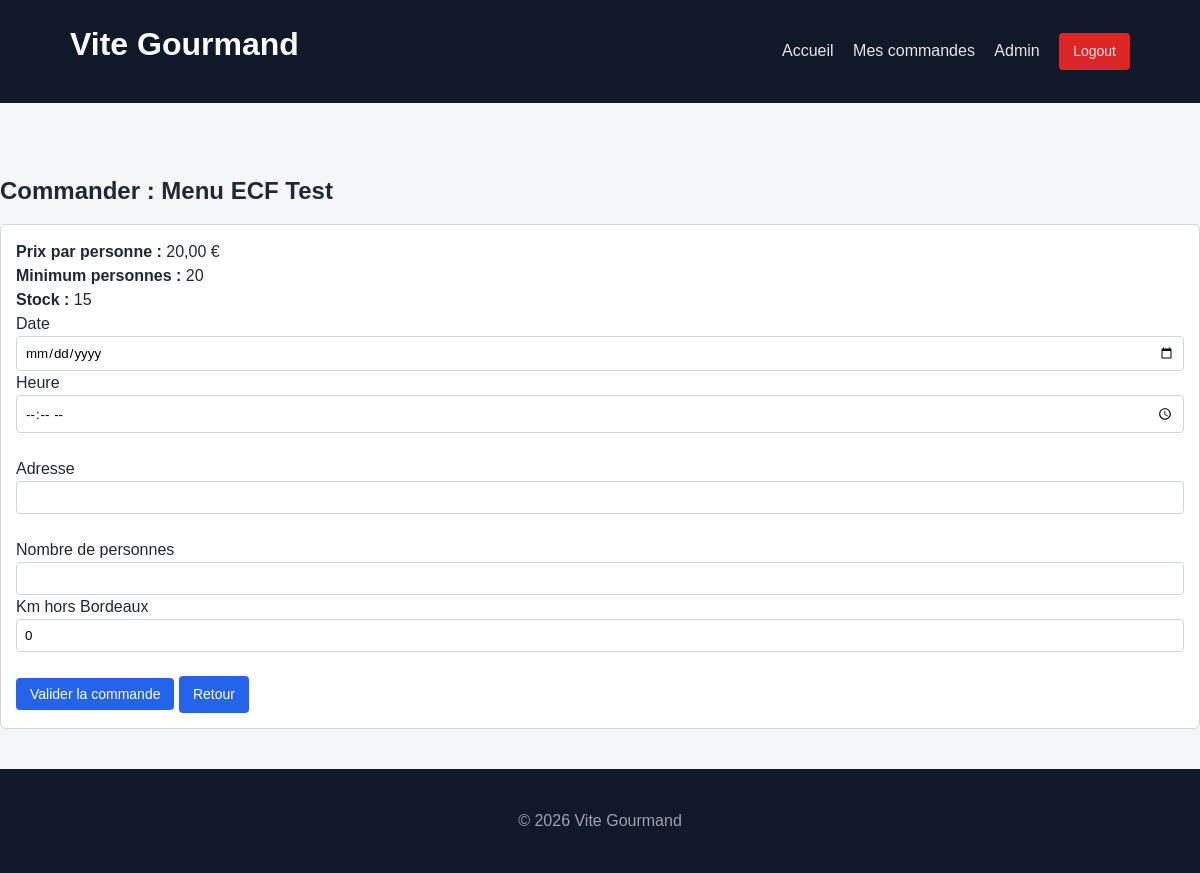
/commande_create.php?menu_id=1 (signed in), run on the app's committed database.
### tables this page shows
CREATE TABLE `menus` (
  `id` int(11) NOT NULL,
  `title` varchar(150) NOT NULL,
  `theme` varchar(100) DEFAULT NULL,
  `diet` varchar(100) DEFAULT NULL,
  `min_people` int(11) NOT NULL,
  `base_price` decimal(10,2) NOT NULL,
  `stock` int(11) NOT NULL DEFAULT 0,
  `created_at` datetime DEFAULT current_timestamp(),
  `is_active` tinyint(1) NOT NULL DEFAULT 1
);

### commande_create.php (the view, shortened to what this page needs)
<?php
require_once 'db.php';
require_once 'partials/header.php';
$menuId = (int)$_GET['menu_id'];
$stmt = $pdo->prepare("SELECT id, title, min_people, base_price, stock FROM menus WHERE id = ?");
$stmt->execute([$menuId]);
$menu = $stmt->fetch(PDO::FETCH_ASSOC);
?>
<h2>Commander : <?= htmlspecialchars($menu['title'], ENT_QUOTES) ?></h2>
<div class="card">
    <p><strong>Prix par personne :</strong> <?= number_format((float)$menu['base_price'], 2, ',', ' ') ?> €</p>
    <p><strong>Minimum personnes :</strong> <?= (int)$menu['min_people'] ?></p>
    <p><strong>Stock :</strong> <?= (int)$menu['stock'] ?></p>
    <form method="post">
        <div class="form-row">
            <div>
                <label for="event_date">Date</label><br>
                <input class="input" type="date" id="event_date" name="event_date" required>
            </div>
            <div>
                <label for="event_time">Heure</label><br>
                <input class="input" type="time" id="event_time" name="event_time" required>
            </div>
        </div>
        <br>
        <label for="event_address">Adresse</label><br>
        <input class="input" type="text" id="event_address" name="event_address" required>
        <br><br>
        <div class="form-row">
            <div>
                <label for="people_count">Nombre de personnes</label><br>
                <input class="input" type="number" id="people_count" name="people_count" min="<?= (int)$menu['min_people'] ?>" required>
            </div>
            <div>
                <label for="km_outside_bordeaux">Km hors Bordeaux</label><br>
                <input class="input" type="number" step="0.1" min="0" id="km_outside_bordeaux" name="km_outside_bordeaux" value="0">
            </div>
        </div>
        <br>
        <button class="btn btn-primary" type="submit">Valider la commande</button>
        <a class="btn" href="menu_show.php?id=<?= (int)$menuId ?>">Retour</a>
    </form>
</div>
<?php require_once 'partials/footer.php'; ?>

### assets/css/style.css (style rules this page uses)
* { box-sizing: border-box; margin: 0; padding: 0; font-family: Arial, Helvetica, sans-serif; }
body { background-color: #f4f6f8; color: #1f2933; line-height: 1.5; }
h1, h2, h3 { margin-bottom: 15px; }
.card { background: #fff; border: 1px solid #d1d5db; border-radius: 6px; padding: 15px; margin-bottom: 15px; }
input, select, textarea { width: 100%; padding: 8px; border: 1px solid #d1d5db; border-radius: 4px; }
form { margin: 0; }
button, .btn { padding: 8px 14px; border-radius: 4px; border: none; background: #2563eb; color: #fff; cursor: pointer; text-decoration: none; display: inline-block; font-size: 14px; }

### data on the page
menus: title "Menu ECF Test", base_price "20,00", min_people "20", stock "15"
